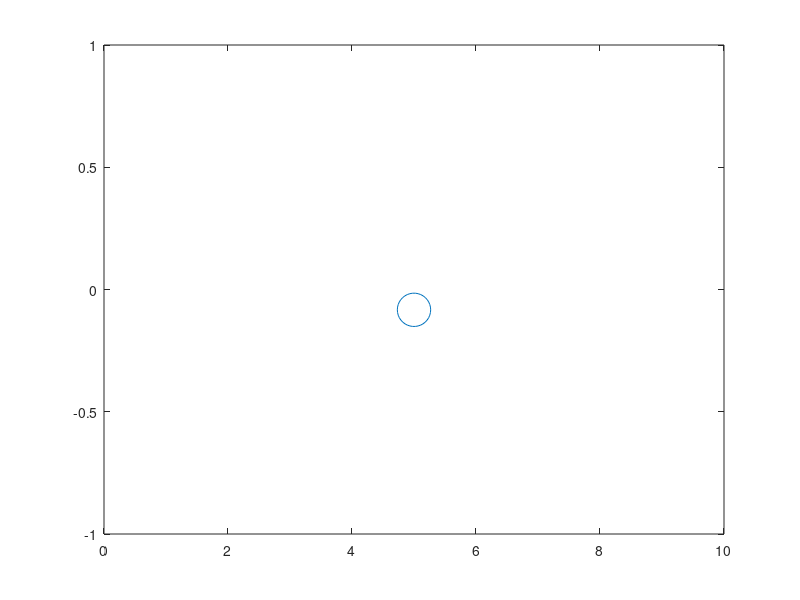

This figure's MATLAB source:
clear; 
close all;
% construct a test data
ndat = 10;
t = 0:0.1:2*pi
x = sin(t);
% initialize a set of frames
F(ndat) = struct('cdata',[],'colormap',[]);
for n=1:length(x)
    h = plot(5,x(n));
    set(gca,'xlim',[0 10],'ylim',[-1 1])%set x-scale
    set(h,'marker','o','markersize',24);
    F(n)=getframe(gcf);%capture a figure into F
end
% play movie
close all;
fig = figure;
movie(fig,F,10)